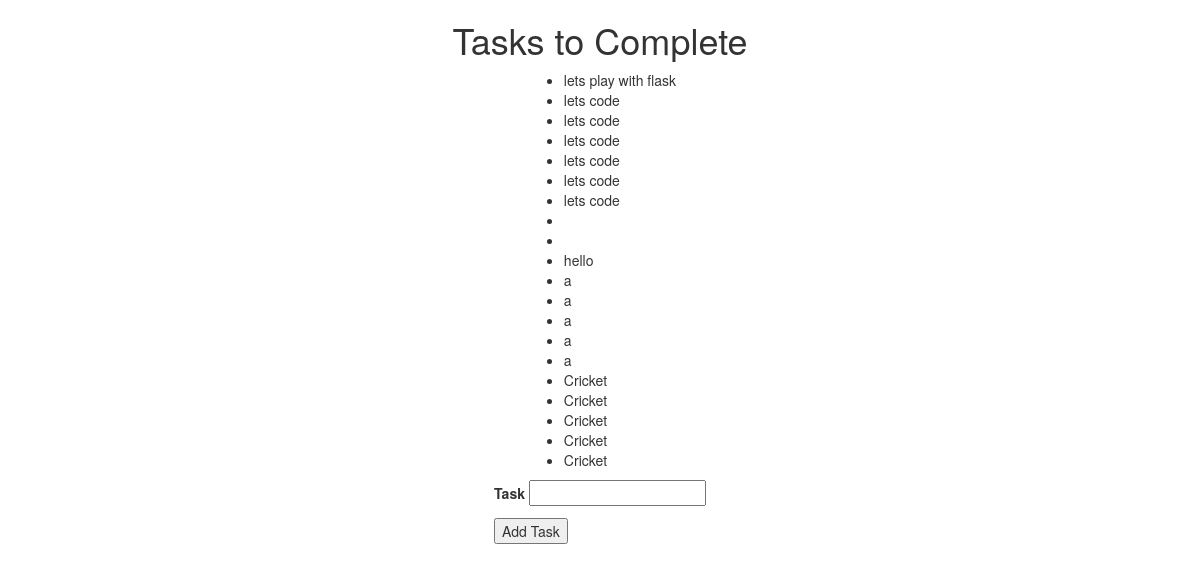
Before: / with the older database file.
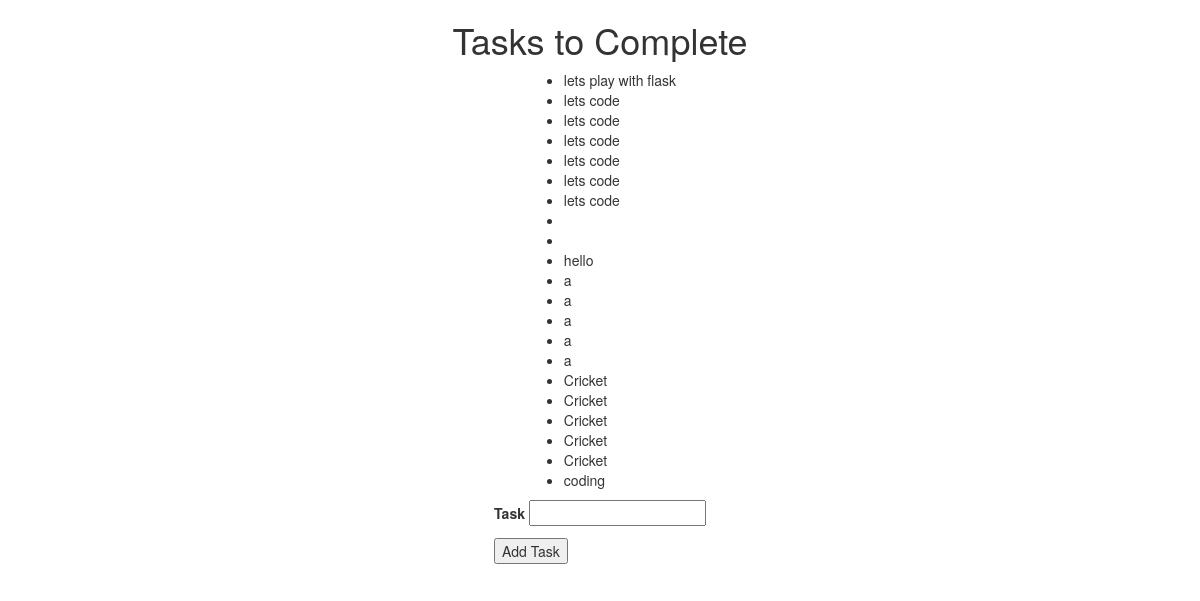
After: the same page with the newer database file.
### app.py (models this page shows)
class Task(db.Model):
    id = db.Column(db.Integer, primary_key = True)
    task_text = db.Column(db.String(150), index =True)

### app.py (the view)
@app.route("/", methods = ["GET", "POST"])
def index():
    template_form = taskForm()
    if 'task' in request.form:
            db.session.add(Task(task_text = request.form['task'])) # now we are adding in database
            db.session.commit()
    return render_template("index.html", tasks = Task.query.all(), template_form = template_form) # we need pass newinstance object of class form

### app.py
class taskForm(FlaskForm):
    task = StringField("Task", validators=[DataRequired(),  Length(min=5, max=100)]) #"Task is label"
    submit = SubmitField("Add Task")

### templates/index.html (shortened to what this page needs)
{% extends "base.html" %}
{% block content %}
<div class="container">
  <h1>Tasks to Complete</h1>
  <ul>
    {% for task in tasks %}
    <li>{{task.task_text}}</li>
    {% endfor %}
  </ul>
  <form method="POST" action="">
    <p>{{template_form.task.label}} {{template_form.task()}}</p>
    <p>{{template_form.submit()}}</p>
  </form>
</div>
{% endblock %}

Changed rows visible on the page:
added Task: task_text "coding"
